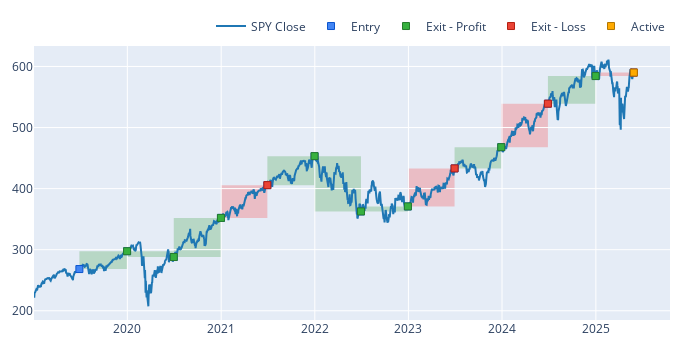

Write notebook code for a chart like this one.
### Code cell
fig = data['SPY'].vbt.plot(trace_kwargs=dict(name='SPY Close'))

# 2. Pass this figure object to the pf.positions.plot() method for SPY
# Ensure you select 'SPY' from pf.positions as well
pf.positions['SPY'].plot(close_trace_kwargs=dict(visible=False), fig=fig).show()

### Figure 1 — Plotly figure (JSON) as saved in the notebook; plotly's stock layout.template omitted (floating-point values rounded to 4 significant figures; data arrays with more than 128 entries replaced by an {"elided": "..."} marker saying what was removed)
{"data": [{"name": "SPY Close", "showlegend": true, "type": "scatter", "uid": "fa98eb80-d37c-4d5b-bf7e-8516ae49eeee", "x": {"elided": "1611 str values"}, "y": {"elided": "1611 float values"}}, {"line": {"color": "#1f77b4"}, "name": "Close", "showlegend": true, "type": "scatter", "uid": "ff84d578-a969-46bc-88b7-6e6eb9b8d111", "visible": false, "x": {"elided": "1611 str values"}, "y": {"elided": "1611 float values"}}, {"customdata": [[26, 0.3728, 0, "Long"], [27, 0.3728, 0, "Short"], [28, 0.3975, 0, "Long"], [29, 0.3975, 0, "Short"], [30, 0.2923, 0, "Long"], [31, 0.2923, 0, "Short"], [32, 0.4383, 0, "Long"], [33, 0.4383, 0, "Short"], [34, 0.3123, 0, "Long"], [35, 0.3123, 0, "Short"], [36, 0.2298, 0, "Long"], [37, 0.2298, 0, "Short"], [38, 0.2253, 0, "Long"]], "hovertemplate": "Position Id: %{customdata[0]}<br>Size: %{customdata[1]:.6f}<br>Entry Timestamp: %{x}<br>Avg Entry Price: %{y}<br>Entry Fees: %{customdata[2]:.6f}<br>Direction: %{customdata[3]}", "marker": {"color": "#4285F4", "line": {"color": "rgb(11,84,205)", "width": 1}, "size": 7, "symbol": "square"}, "mode": "markers", "name": "Entry", "type": "scatter", "uid": "537a436c-b902-457b-88d9-bb9334178c61", "x": ["2019-06-28T00:00:00", "2019-12-31T00:00:00", "2020-06-30T00:00:00", "2020-12-31T00:00:00", "2021-06-30T00:00:00", "2021-12-31T00:00:00", "2022-06-30T00:00:00", "2022-12-30T00:00:00", "2023-06-30T00:00:00", "2023-12-29T00:00:00", "2024-06-28T00:00:00", "2024-12-31T00:00:00", "2025-05-29T00:00:00"], "y": [268.3, 297.5, 288.0, 352.0, 405.7, 453.2, 362.6, 370.8, 433.1, 467.9, 539.1, 584.3, 590.0]}, {"customdata": [[26, 0.3728, 0, 10.9, 0.109, "Long", "128 days 00:00:00"], [27, 0.3728, 0, 3.556, 0.03207, "Short", "125 days 00:00:00"], [28, 0.3975, 0, 25.47, 0.2225, "Long", "128 days 00:00:00"], [30, 0.2923, 0, 13.88, 0.117, "Long", "128 days 00:00:00"], [31, 0.2923, 0, 26.47, 0.1998, "Short", "124 days 00:00:00"], [32, 0.4383, 0, 3.587, 0.02257, "Long", "127 days 00:00:00"], [34, 0.3123, 0, 10.87, 0.0804, "Long", "126 days 00:00:00"], [36, 0.2298, 0, 10.39, 0.08386, "Long", "128 days 00:00:00"]], "hovertemplate": "Position Id: %{customdata[0]}<br>Size: %{customdata[1]:.6f}<br>Exit Timestamp: %{x}<br>Avg Exit Price: %{y}<br>Exit Fees: %{customdata[2]:.6f}<br>PnL: %{customdata[3]:.6f}<br>Return: %{customdata[4]:.2%}<br>Direction: %{customdata[5]}<br>Duration: %{customdata[6]}", "marker": {"color": "#37B13F", "line": {"color": "rgb(38,123,44)", "width": 1}, "size": 7, "symbol": "square"}, "mode": "markers", "name": "Exit - Profit", "type": "scatter", "uid": "43dce3d2-f4d3-40b7-a28c-f7c420df1e09", "x": ["2019-12-31T00:00:00", "2020-06-30T00:00:00", "2020-12-31T00:00:00", "2021-12-31T00:00:00", "2022-06-30T00:00:00", "2022-12-30T00:00:00", "2023-12-29T00:00:00", "2024-12-31T00:00:00"], "y": [297.5, 288.0, 352.0, 453.2, 362.6, 370.8, 467.9, 584.3]}, {"customdata": [[29, 0.3975, 0, -21.33, -0.1524, "Short", "124 days 00:00:00"], [33, 0.4383, 0, -27.28, -0.1679, "Short", "124 days 00:00:00"], [35, 0.3123, 0, -22.25, -0.1522, "Short", "124 days 00:00:00"], [37, 0.2298, 0, -1.316, -0.009802, "Short", "101 days 00:00:00"]], "hovertemplate": "Position Id: %{customdata[0]}<br>Size: %{customdata[1]:.6f}<br>Exit Timestamp: %{x}<br>Avg Exit Price: %{y}<br>Exit Fees: %{customdata[2]:.6f}<br>PnL: %{customdata[3]:.6f}<br>Return: %{customdata[4]:.2%}<br>Direction: %{customdata[5]}<br>Duration: %{customdata[6]}", "marker": {"color": "#EA4335", "line": {"color": "rgb(181,31,18)", "width": 1}, "size": 7, "symbol": "square"}, "mode": "markers", "name": "Exit - Loss", "type": "scatter", "uid": "5f0246a4-a4b1-4300-93d4-2420ef40914e", "x": ["2021-06-30T00:00:00", "2023-06-30T00:00:00", "2024-06-28T00:00:00", "2025-05-29T00:00:00"], "y": [405.7, 433.1, 539.1, 590.0]}, {"customdata": [[38, 0.2253, 0, 0, 0, "Long", "1 days 00:00:00"]], "hovertemplate": "Position Id: %{customdata[0]}<br>Size: %{customdata[1]:.6f}<br>Exit Timestamp: %{x}<br>Avg Exit Price: %{y}<br>Exit Fees: %{customdata[2]:.6f}<br>PnL: %{customdata[3]:.6f}<br>Return: %{customdata[4]:.2%}<br>Direction: %{customdata[5]}<br>Duration: %{customdata[6]}", "marker": {"color": "#FFAA00", "line": {"color": "rgb(178,118,0)", "width": 1}, "size": 7, "symbol": "square"}, "mode": "markers", "name": "Active", "type": "scatter", "uid": "8d7f1768-7333-4d71-8f8e-41422e839729", "x": ["2025-05-29T00:00:00"], "y": [590.0]}], "layout": {"height": 350, "legend": {"orientation": "h", "traceorder": "normal", "x": 1, "xanchor": "right", "y": 1.02, "yanchor": "bottom"}, "margin": {"b": 30, "l": 30, "r": 30, "t": 30}, "shapes": [{"fillcolor": "green", "layer": "below", "line": {"width": 0}, "opacity": 0.2, "type": "rect", "x0": "2019-06-28T00:00:00", "x1": "2019-12-31T00:00:00", "xref": "x", "y0": 268.3, "y1": 297.5, "yref": "y"}, {"fillcolor": "green", "layer": "below", "line": {"width": 0}, "opacity": 0.2, "type": "rect", "x0": "2019-12-31T00:00:00", "x1": "2020-06-30T00:00:00", "xref": "x", "y0": 297.5, "y1": 288.0, "yref": "y"}, {"fillcolor": "green", "layer": "below", "line": {"width": 0}, "opacity": 0.2, "type": "rect", "x0": "2020-06-30T00:00:00", "x1": "2020-12-31T00:00:00", "xref": "x", "y0": 288.0, "y1": 352.0, "yref": "y"}, {"fillcolor": "green", "layer": "below", "line": {"width": 0}, "opacity": 0.2, "type": "rect", "x0": "2021-06-30T00:00:00", "x1": "2021-12-31T00:00:00", "xref": "x", "y0": 405.7, "y1": 453.2, "yref": "y"}, {"fillcolor": "green", "layer": "below", "line": {"width": 0}, "opacity": 0.2, "type": "rect", "x0": "2021-12-31T00:00:00", "x1": "2022-06-30T00:00:00", "xref": "x", "y0": 453.2, "y1": 362.6, "yref": "y"}, {"fillcolor": "green", "layer": "below", "line": {"width": 0}, "opacity": 0.2, "type": "rect", "x0": "2022-06-30T00:00:00", "x1": "2022-12-30T00:00:00", "xref": "x", "y0": 362.6, "y1": 370.8, "yref": "y"}, {"fillcolor": "green", "layer": "below", "line": {"width": 0}, "opacity": 0.2, "type": "rect", "x0": "2023-06-30T00:00:00", "x1": "2023-12-29T00:00:00", "xref": "x", "y0": 433.1, "y1": 467.9, "yref": "y"}, {"fillcolor": "green", "layer": "below", "line": {"width": 0}, "opacity": 0.2, "type": "rect", "x0": "2024-06-28T00:00:00", "x1": "2024-12-31T00:00:00", "xref": "x", "y0": 539.1, "y1": 584.3, "yref": "y"}, {"fillcolor": "red", "layer": "below", "line": {"width": 0}, "opacity": 0.2, "type": "rect", "x0": "2020-12-31T00:00:00", "x1": "2021-06-30T00:00:00", "xref": "x", "y0": 352.0, "y1": 405.7, "yref": "y"}, {"fillcolor": "red", "layer": "below", "line": {"width": 0}, "opacity": 0.2, "type": "rect", "x0": "2022-12-30T00:00:00", "x1": "2023-06-30T00:00:00", "xref": "x", "y0": 370.8, "y1": 433.1, "yref": "y"}, {"fillcolor": "red", "layer": "below", "line": {"width": 0}, "opacity": 0.2, "type": "rect", "x0": "2023-12-29T00:00:00", "x1": "2024-06-28T00:00:00", "xref": "x", "y0": 467.9, "y1": 539.1, "yref": "y"}, {"fillcolor": "red", "layer": "below", "line": {"width": 0}, "opacity": 0.2, "type": "rect", "x0": "2024-12-31T00:00:00", "x1": "2025-05-29T00:00:00", "xref": "x", "y0": 584.3, "y1": 590.0, "yref": "y"}], "width": 700, "xaxis": {"autorange": true, "range": ["2019-01-02", "2025-10-17 02:53:23.9804"], "type": "date"}, "yaxis": {"autorange": true, "range": [184.9, 633.5], "type": "linear"}}}
